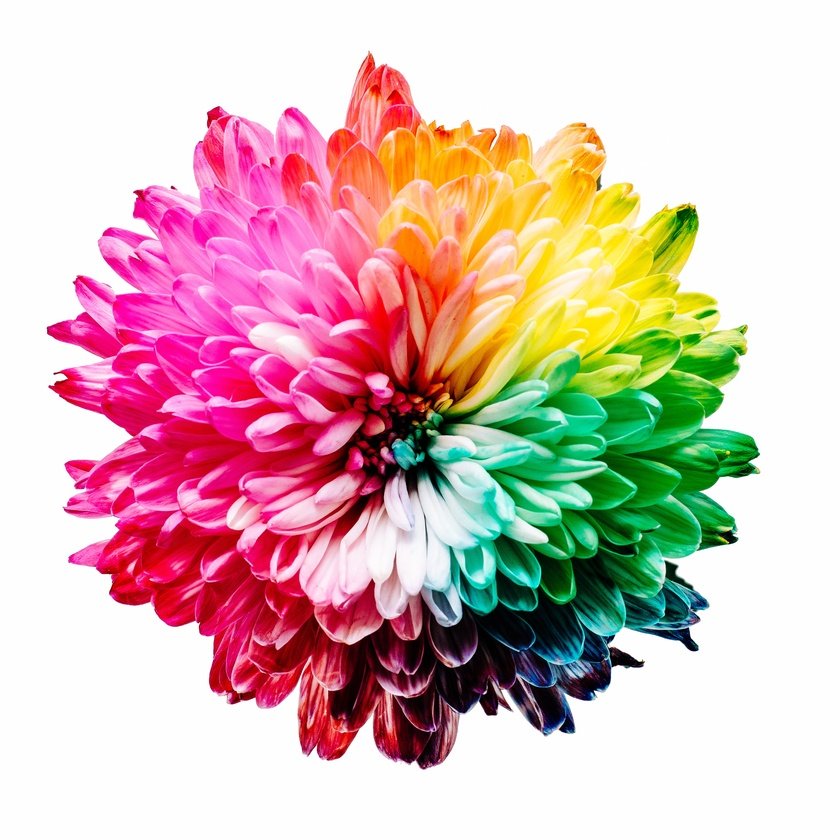
#> input picture flower.jpg, 840 x 840 px, shrunk from 3456 x 3456 before the run, found by its file name
$ python colourfiltering_base.py
#> lines starting #> are read from the running program, lines starting #| are printed output that depends on the picture; after the words box and inside, x2 and y2 are one past the last pixel; in counts of white or black regions, pixels touching at a corner belong together
import cv2 as cv
import numpy as np

img = cv.imread("D://medium_blogs//flower.jpg")
#> img is the input picture: shape (840, 840, 3); mean B, G, R 182.9, 186.6, 216.2
hsv = cv.cvtColor(img, cv.COLOR_BGR2HSV)
#> hsv: shape (840, 840, 3); mean H, S, V 55.9, 86.5, 227.7

lower_green = np.array([50,100,50])
upper_green = np.array([70,255,255])

mask = cv.inRange(hsv, lower_green, upper_green)
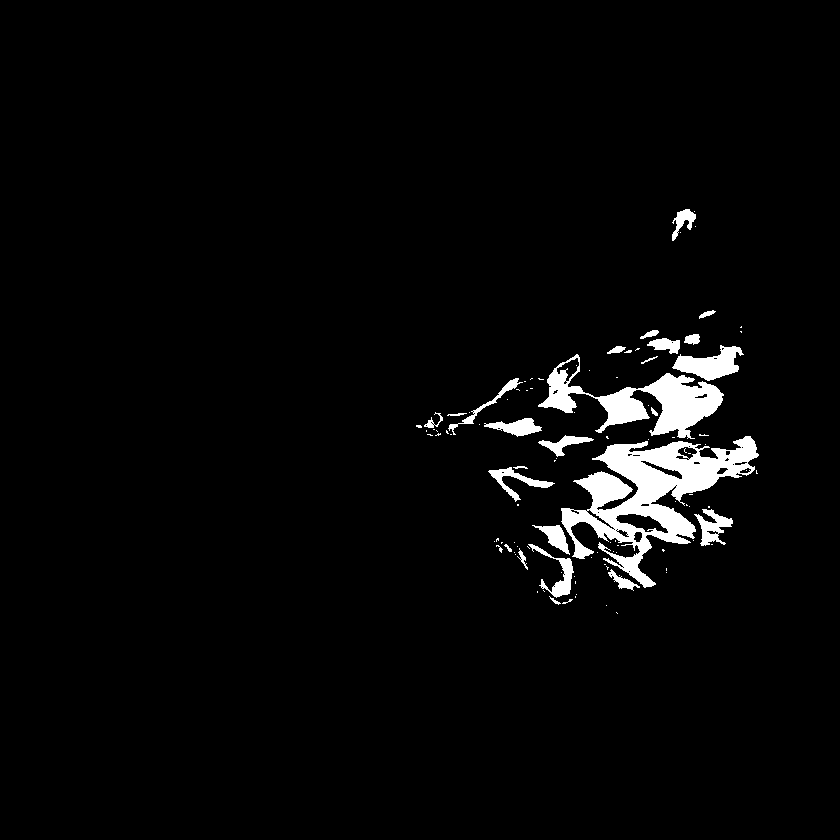
#> mask: shape (840, 840); 3.3% white; 105 white regions (79 under 20 px), largest, box (x1, y1, x2, y2) and area: (561, 436, 759, 588) 10921, (538, 354, 724, 439) 5378, (672, 345, 744, 381) 1331
res = cv.bitwise_and(img, img, mask=mask)
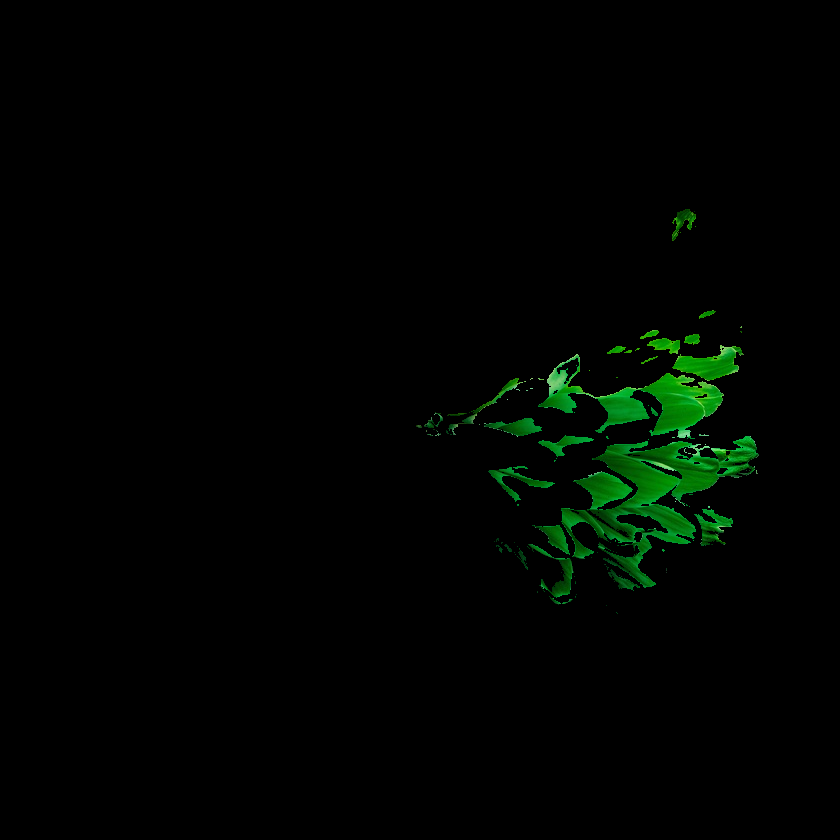
#> res: shape (840, 840, 3); mean B, G, R 0.7, 4.2, 0.4

cv.namedWindow("res", cv.WINDOW_NORMAL)
cv.namedWindow("hsv", cv.WINDOW_NORMAL)
cv.namedWindow("mask", cv.WINDOW_NORMAL)

cv.imshow("mask", mask)
cv.imshow("hsv", hsv)
cv.imshow("res", res)

# img = np.uint8([[[0,255,0]]])
# hsv = cv.cvtColor(img, cv.COLOR_BGR2HSV)
# print(hsv)

if cv.waitKey(0):
#> (key Esc is pressed here)
    cv.destroyAllWindows()
